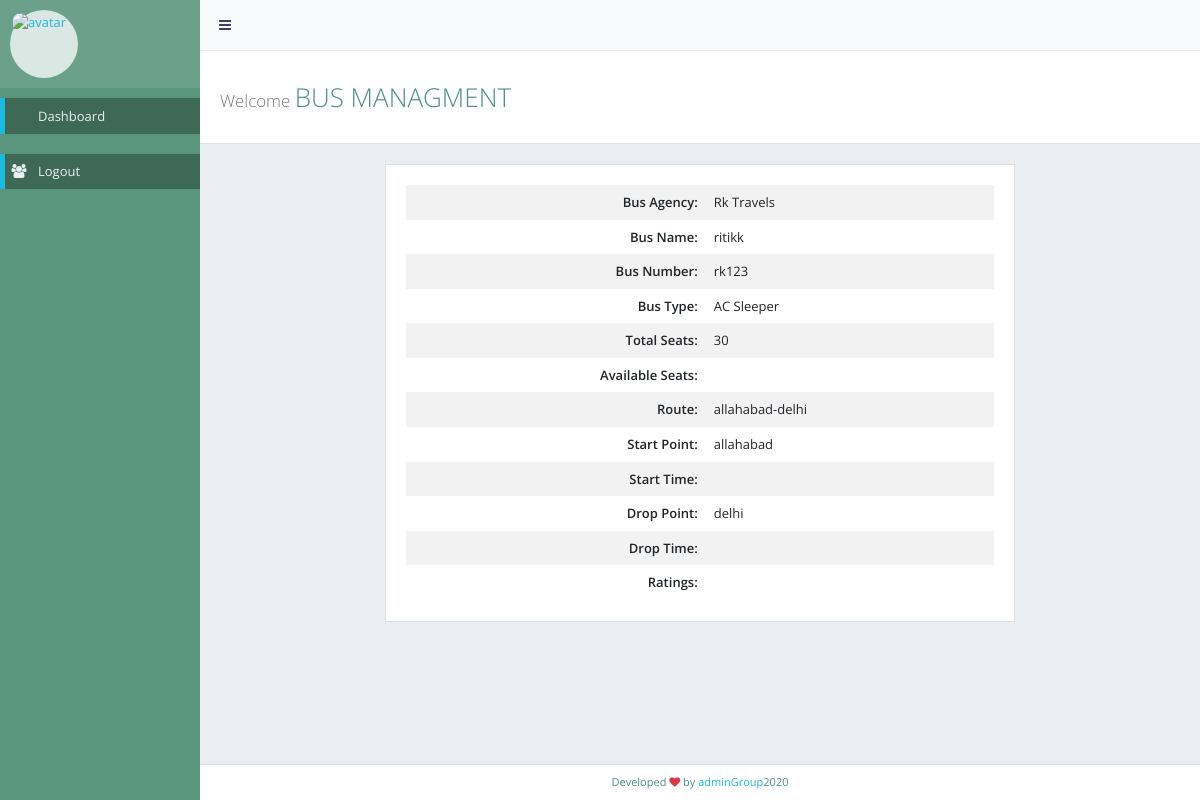
Page /admin/staff_bus_managment_details.php?id=1 (signed in) on the committed database.
### tables this page shows
CREATE TABLE `bus_management` (
  `busid` int(10) NOT NULL,
  `busagency` varchar(255) NOT NULL,
  `bus_name` varchar(255) NOT NULL,
  `bus_number` varchar(255) NOT NULL,
  `bus_type` varchar(255) NOT NULL,
  `buscapacity` varchar(10) NOT NULL,
  `total_seats` varchar(255) NOT NULL,
  `amount` varchar(255) NOT NULL,
  `route` varchar(255) NOT NULL,
  `start_point` varchar(255) NOT NULL,
  `drop_point` varchar(255) NOT NULL
);

### admin/function.php (called while the page is built, shortened)
<?php
class DB_con
{
	function __construct()
	{
		$conn=mysqli_connect("localhost","root","","bus_reservation");
		$this->dbh=$conn;
	}
public function fetchrecord4($busid)
{
	$sql5="SELECT * FROM `bus_management` WHERE busid='$busid'";
	$run5=mysqli_query($this->dbh,$sql5);
	return $run5;
}
}
?>

### admin/staff_bus_managment_details.php (the view, shortened to what this page needs)
<!DOCTYPE html>
<html>
<head>
  <link rel="stylesheet" href="https://maxcdn.bootstrapcdn.com/bootstrap/3.4.1/css/bootstrap.min.css">
</head>
<body>
<?php include('staff_header.php') ?>
<div id="page-content">
          <div class="content-header">
            <div class="header-section">
              <h1>
                <small>Welcome </small>BUS MANAGMENT
              </h1>
            </div>
          </div>
          <div class="row a-profile">
            <div class="col-lg-8">
              <div class="block">
                <?php
         $fetch1=new DB_con();
         if(isset($_GET['id']))
         {
           $id=intval($_GET['id']);
           $raw2=$fetch1->fetchrecord4($id);
           $run=mysqli_fetch_array($raw2);
         }
         ?>
<table class="table table-borderless table-striped table-vcenter">
                  <tbody>
                    <tr>
                        <td class="text-right"><strong>Bus Agency:</strong></td>
                        <td><?php echo htmlentities($run['busagency']); ?></td>
                      </tr>
                    <tr>
                      <td class="text-right"><strong>Bus Name:</strong></td>
                      <td><?php echo htmlentities($run['bus_name']); ?></td>
                    </tr>
                    <tr>
                        <td class="text-right"><strong>Bus Number:</strong></td>
                        <td><?php echo htmlentities($run['bus_number']); ?></td>
                      </tr>
                    <tr>
                      <td class="text-right"><strong>Bus Type:</strong></td>
                      <td><?php echo htmlentities($run['bus_type']); ?></td>
                    </tr>
                    <tr>
                        <td class="text-right"><strong>Total Seats:</strong></td>
                        <td><?php echo htmlentities($run['total_seats']); ?></td>
                      </tr>
                    <tr>
                      <td class="text-right"><strong>Available Seats:</strong></td>
                      <td><?php echo htmlentities($run['available_seats_']); ?></td>
                    </tr>
                    <tr>
                      <td class="text-right"><strong>Route:</strong></td>
                      <td><?php echo htmlentities($run['route']); ?></td>
                    </tr>
                    <tr>
                      <td class="text-right"><strong>Start Point:</strong></td>
                      <td><?php echo htmlentities($run['start_point']); ?></td>
                    </tr>
                    <tr>
                      <td class="text-right"><strong>Start Time:</strong></td>
                      <td><?php echo htmlentities($run['start_time']); ?></td>
                    </tr>
                    <tr>
                      <td class="text-right"><strong>Drop Point:</strong></td>
                      <td><?php echo htmlentities($run['drop_point']); ?></td>
                    </tr>
                    <tr>
                      <td class="text-right"><strong>Drop Time:</strong></td>
                      <td><span class="text-right"> <?php echo htmlentities($run['drop_time']); ?></span></td>
                    </tr>
                    <tr>
                      <td class="text-right"><strong>Ratings:</strong></td>
                      <td><?php echo htmlentities($run['ratings']); ?></td>
                    </tr>
                  </tbody>
                </table>
              </div>
            </div>
          </div>
        </div>
<?php include('staff_footer.php') ?>
</body>
</html>

### admin/css/main.css (style rules this page uses)
.a-profile { display: flex; justify-content: center; }
body { font-family: "Open Sans", "Helvetica Neue", Helvetica, Arial, sans-serif; color: #4c8f88; font-size: 13px; background-color:#20c997; }
#page-content { padding: 10px 5px 1px; background-color: #eaedf1; }
.content-header { background-color: #ffffff; border-top: 1px solid #eaedf1; border-bottom: 1px solid #dbe1e8; }
.content-header h1, .content-header h2 { margin: 0; font-size: 26px; line-height: 32px; }
.header-section { padding: 30px 10px; }
.content-header, .content-top { margin: -10px -5px 10px; }
.block { margin: 0 0 10px; padding: 20px 15px 1px; background-color: #ffffff; border: 1px solid #dbe1e8; }
h1, h2, h3, h4, h5, h6, .h1, .h2, .h3, .h4, .h5, .h6 { font-family: "Open Sans", "Helvetica Neue", Helvetica, Arial, sans-serif; font-weight: 300; }
h1 small, h2 small, h3 small, h4 small, h5 small, h6 small, .h1 small, .h2 small, .h3 small, .h4 small, .h5 small, .h6 small, h1 .small, h2 .small, h3 .small, h4 .small, h5 .small, h6 .small, .h1 .small, .h2 .small, .h3 .small, .h4 .small, .h5 .small, .h6 .small { font-weight: 300; color: #777777; }
h1, h2, h3 { margin-bottom: 15px; }
b, strong { font-weight: 600; }
.table.table-vcenter th, .table.table-vcenter td { vertical-align: middle; }
.table-borderless tbody > tr > th, .table-borderless tbody > tr > td { border-top-width: 0; }
.table thead > tr > th, .table tbody > tr > th, .table tfoot > tr > th, .table thead > tr > td, .table tbody > tr > td, .table tfoot > tr > td, .table tbody + tbody, .table-bordered, .table-bordered > thead > tr > th, .table-bordered > tbody > tr > th, .table-bordered > tfoot > tr > th, .table-bordered > thead > tr > td, .table-bordered > tbody > tr > td, .table-bordered > tfoot > tr > td { border-color: #eaedf1; }
p, .table, .alert, .carousel { margin-bottom: 20px; }
@media screen and (min-width: 768px) { #page-content { padding: 20px 20px 1px; } }
@media screen and (min-width: 768px) { .header-section, .breadcrumb-top, .block, .block.full, .modal-body, #page-content + footer { padding-left: 20px; padding-right: 20px; } }
@media screen and (min-width: 768px) { .content-header, .content-top, .breadcrumb-top { margin: -20px -20px 20px; } }
@media screen and (min-width: 768px) { .block, .widget { margin-bottom: 20px; } }

### rows in the picture
bus_management: busagency "Rk Travels", bus_name "ritikk", bus_number "rk123", bus_type "AC Sleeper", total_seats "30", route "allahabad-delhi", start_point "allahabad", drop_point "delhi"
